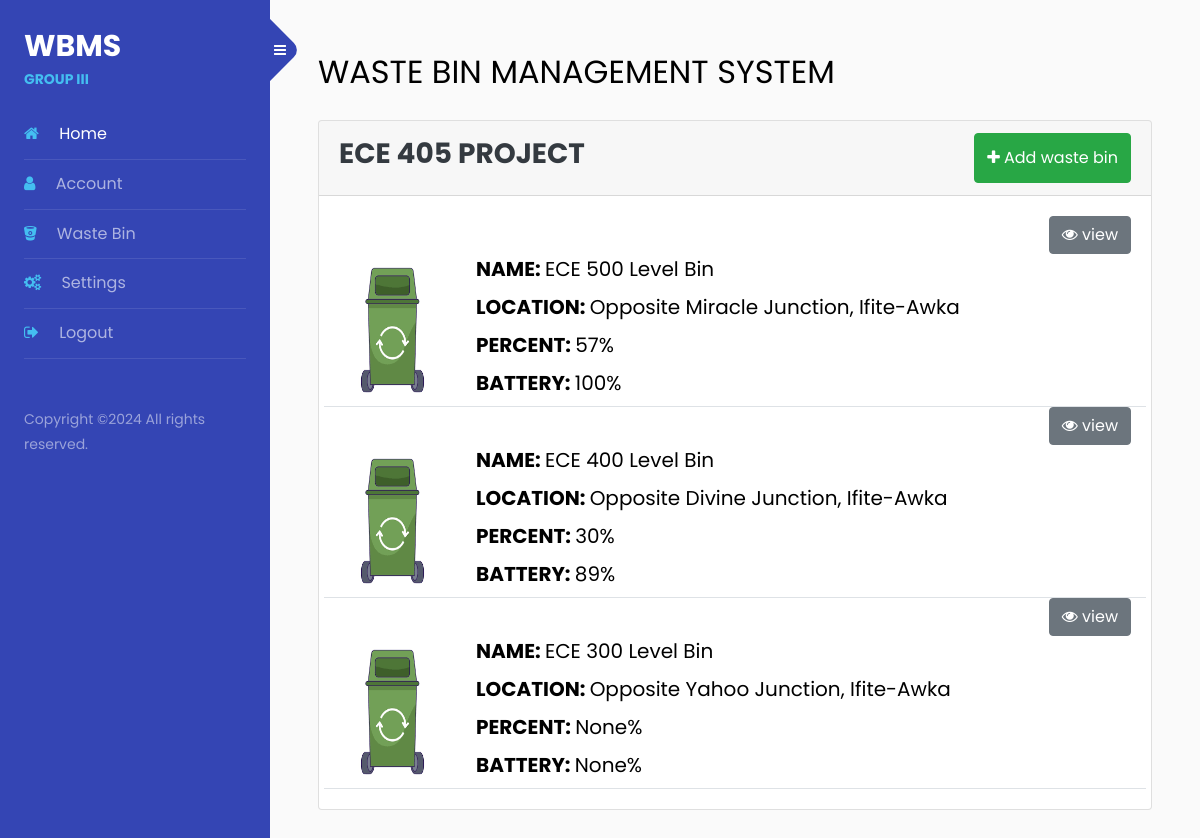
Page /waste/ on the earlier database version.
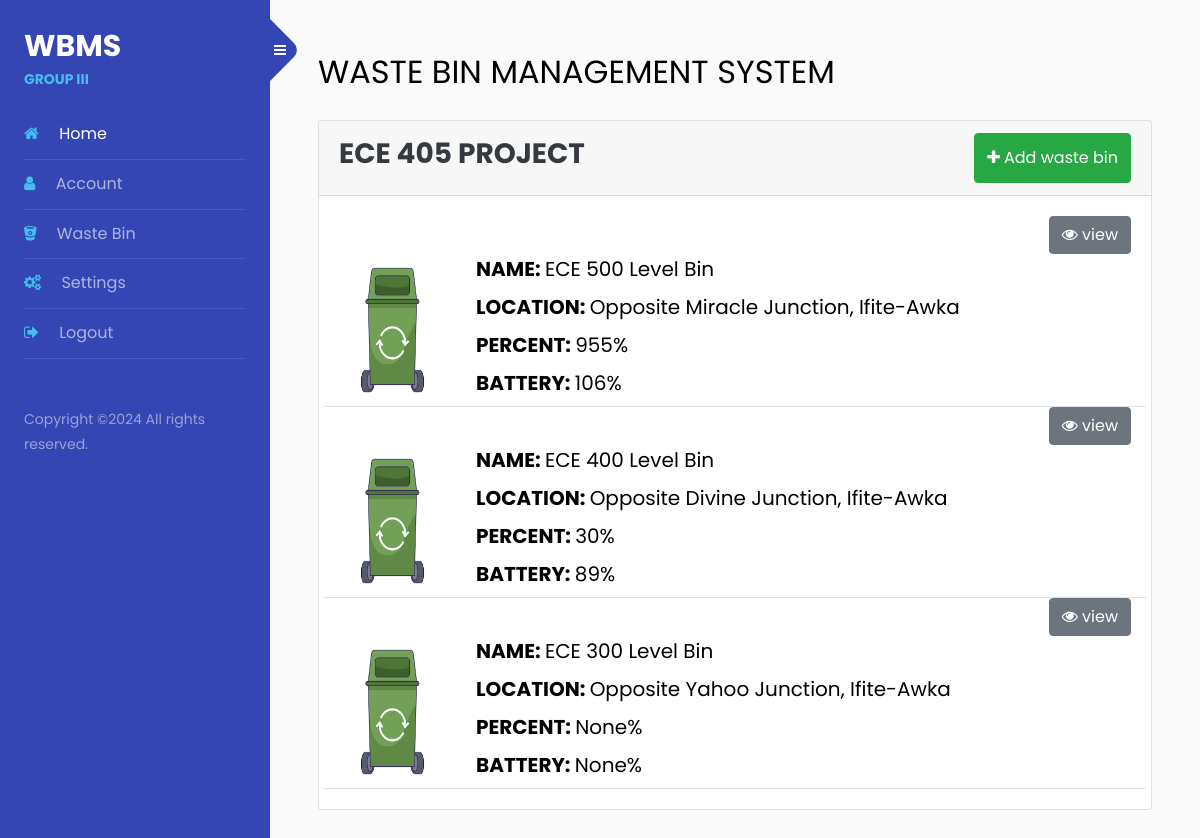
Same page on the later database version.
### account/models.py (models this page shows, shortened)
class Waste(models.Model):
    name = models.CharField(max_length = 50, null=True, blank=True)
    location = models.CharField(max_length = 50, null=True, blank=True)
    occupied_percent = models.IntegerField(blank=True, null=True)
    battery_percent = models.IntegerField(blank=True, null=True)
    is_active = models.BooleanField(default=True)
    mobile = models.CharField(max_length=15, null=True, blank=True)
    ref = models.UUIDField(default=uuid4, editable=False)
    created_on = models.DateTimeField(default=timezone.now)
    user = models.ForeignKey(User, on_delete=models.DO_NOTHING, null=True, blank=True)

### account/views.py (the view, shortened to what this page needs)
# urls.py: path('waste/', views.waste, name='waste'),
def waste(request):
    user = request.user
    wastes = Waste.objects.all()
    context = {
        'wastes':wastes,
    }
    return render(request, 'account/waste.html', context)

### account/templates/account/waste.html (shortened to what this page needs)
{% extends 'account/main.html' %}
{% load static %}
{% block content %}
<h2 class="mb-4">WASTE BIN MANAGEMENT SYSTEM</h2>
<div class="card">
  <div class="card-header d-flex justify-content-between">
    <h3 class="font-weight-bold text-dark">ECE 405 PROJECT</h3>
    <button data-toggle="modal" data-target="#addWaste" class="btn btn btn-success"><span class="fa fa-plus"></span> Add waste bin</button>
  </div>
  <div class="card-body">
    {% for waste in wastes %}
    <div class="row">
        <div class="col-12 border-bottom">
          <div class="d-flex justify-content-end">
            <button data-toggle="modal" data-target="#viewWaste-{{waste.ref}}" class="btn btn btn-secondary"><span class="fa fa-eye"></span> view</button>
          </div>
            <div class="row">
                <div class="col-sm-12 col-md-2 col-lg-2 d-flex justify-content-center">
                    <img src="{% static 'images/bin.png' %}" width="" alt="" class="img-fluid">
                </div>
                <div class="col-sm-12 col-md-8 col-lg-8">
                    <h5><span class="font-weight-bold">NAME: </span>{{waste.name}}</h5>
                    <h5><span class="font-weight-bold">LOCATION: </span>{{waste.location}}</h5>
                    <h5><span class="font-weight-bold">PERCENT: </span>{{waste.occupied_percent}}%</h5>
                    <h5><span class="font-weight-bold">BATTERY: </span>{{waste.battery_percent}}%</h5>
                </div>
            </div>
        </div>
    </div>
    {% endfor %}
  </div>
</div>
{% endblock content %}

### account/templates/account/main.html (shortened to what this page needs)
{% load static %}
<!doctype html>
<html lang="en">
  <head>
		<link rel="stylesheet" href="https://stackpath.bootstrapcdn.com/font-awesome/4.7.0/css/font-awesome.min.css">
		<link rel="stylesheet" href="{% static 'css/style.css' %}">
  </head>
  <body>
		<div class="wrapper d-flex align-items-stretch">
			<nav id="sidebar">
				<div class="custom-menu">
					<button type="button" id="sidebarCollapse" class="btn btn-primary">
	          <i class="fa fa-bars"></i>
	        </button>
        </div>
				<div class="p-4">
		  		<h1><a href="{% url 'home' %}" class="logo">WBMS <span>GROUP III</span></a></h1>
	        <ul class="list-unstyled components mb-5">
	          <li class="active">
	            <a href="{% url 'home' %}"><span class="fa fa-home mr-3"></span> Home</a>
	          </li>
	          <li>
	              <a href="{% url 'profile' %}"><span class="fa fa-user mr-3"></span> Account</a>
	          </li>
	          <li>
              <a href="{% url 'waste' %}"><span class="fa fa-bitbucket mr-3"></span> Waste Bin</a>
	          </li>
	          <li>
              <a href="{% url 'settings' %}"><span class="fa fa-cogs mr-3"></span> Settings</a>
	          </li>
	          <li>
              <a href="{% url 'logout' %}"><span class="fa fa-sign-out mr-3"></span> Logout</a>
	          </li>
	        </ul>
	        <div class="footer">
	        	<p>
						  Copyright &copy;<script>document.write(new Date().getFullYear());</script> All rights reserved.
						  </p>
	        </div>
	      </div>
    	</nav>
      <div id="content" class="p-4 p-md-5 pt-5">
        {% block content %}
        {% endblock content %}
      </div>
		</div>
  </body>
</html>

Differences in the rows shown:
changed Waste "ECE 500 Level Bin": occupied_percent "57" → "955"; battery_percent "100" → "106"
